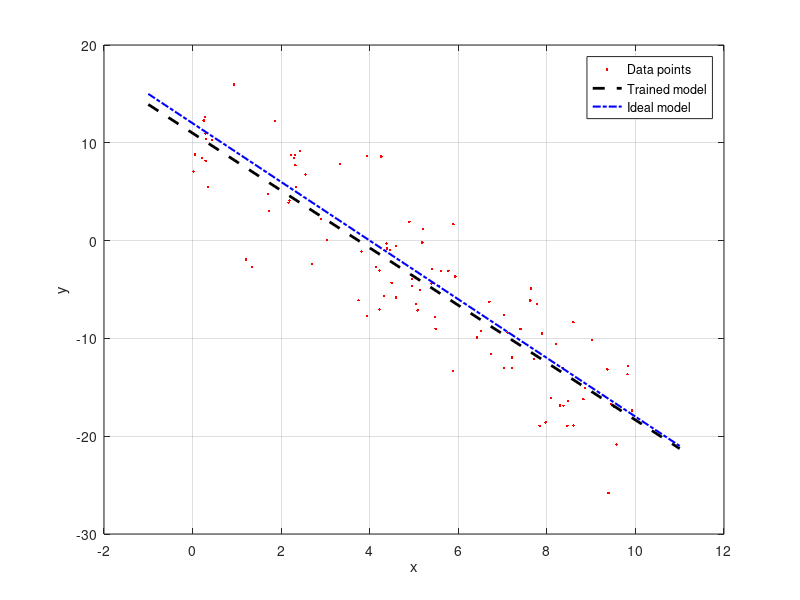
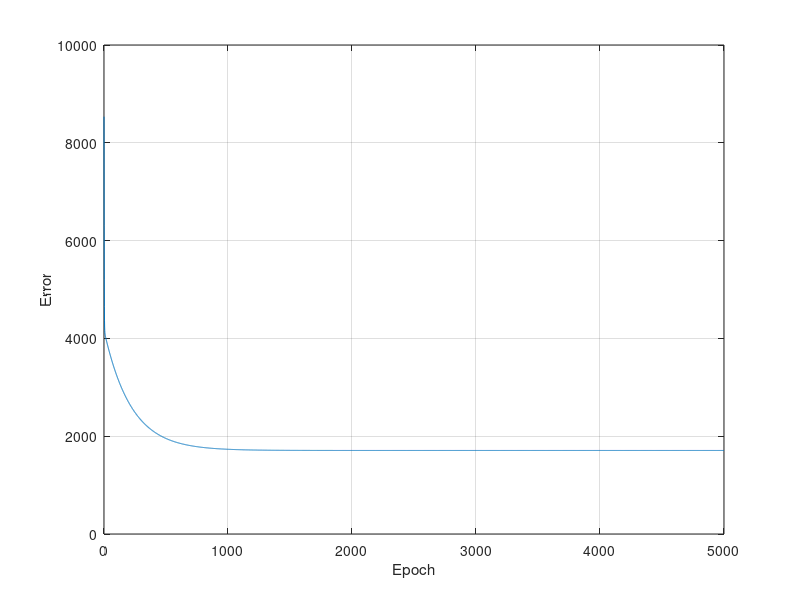

MATLAB code for these plots, in order:
%LMS regression example

clear
rng(1) %Sets the seed of the random number generator


%Learning rate
eta=0.0001;


N_epochs=5000;

%Problem definition:
N=100;
x     = 10*rand(N,1);

ideal_a=-3;
ideal_b=12;

d     = ideal_a*x+ideal_b;             %an ideal function
s     = 4; %This is the standard deviation
noise =  s * randn(N,1);
d     = d + noise;

figure(2)
clf
plot(x, d, '.r'), hold on

%We create matrix X and add a column with ones (representing the bias)
xo= ones(N,1);
X = [xo, x];

%We initialise the weight vector randomly 
w=randn(2,1); %zero-mean Gaussian with variance 1

error_epoch=zeros(N_epochs+1,1);

error_epoch(1)= (X*w-d)'*(X*w-d);

for i=1:N_epochs
   for j=1: N
       error_j=d(j)-X(j,:)*w; %We calculate error for j input
       w=w+eta*error_j*X(j,:)'; %We update the weight
   end
   error_epoch(i+1)=(X*w-d)'*(X*w-d);
end

display('Fitting weights')
display(w)

error = (X*w-d)'*(X*w-d);
display('Fitting error:')
display(error)


%Best fit
a= [ -1, 11];
b= [ w(2)*a(1) + w(1), w(2)*a(2) + w(1) ];
plot(a, b, '--k', 'LineWidth', 2 );
xlabel('x')
ylabel('y')

%True curve
a= [ -1, 11];
b_true= [-ideal_a+ideal_b, ideal_a*11+ideal_b];
plot(a, b_true, '-.b', 'LineWidth', 1.5 );
legend('Data points','Trained model', 'Ideal model')
grid on

figure(3)
plot(0:N_epochs,error_epoch)
xlabel('Epoch')
ylabel('Error')
grid on

